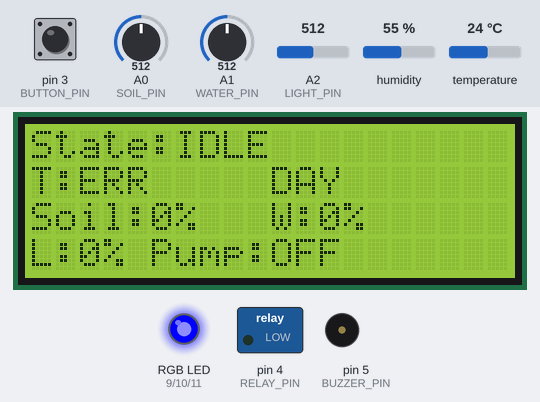
The sketch below on a simulated Arduino Uno, built with avr-gcc and run on an emulated ATmega328P. On the bench: 20×4 character LCD, switched loads named in the sketch (green lamp = pin HIGH), an RGB LED mixed from three pins (HIGH = lit), buzzer (waves = sounding). The inputs (shaded band) are chosen by the test bench; at power-on: pin 3 (BUTTON_PIN) HIGH, A1 (WATER_PIN) = 512, A2 (LIGHT_PIN) = 512, A0 (SOIL_PIN) = 512, humidity 55 %, temperature 24 °C. What the sketch prints to the serial monitor is not drawn.

Above: at 1.6 s.
1.7 s: pin 3 (BUTTON_PIN) pulled LOW for 0.15 s
At 2.7 s:
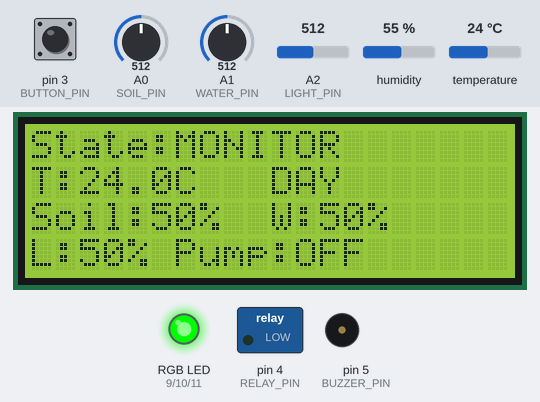
3.5 s: A1 (WATER_PIN) set to 264
At 5.2 s:
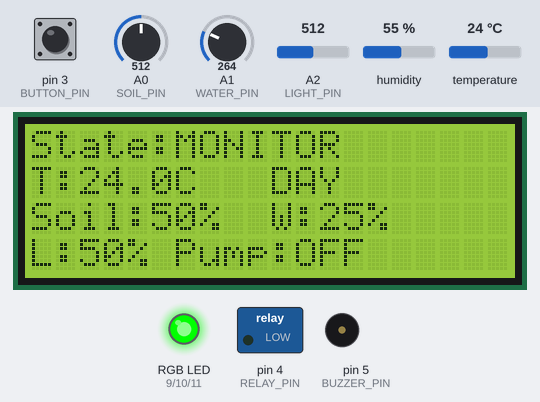
5.5 s: A1 (WATER_PIN) set to 240
At 6.27 s:
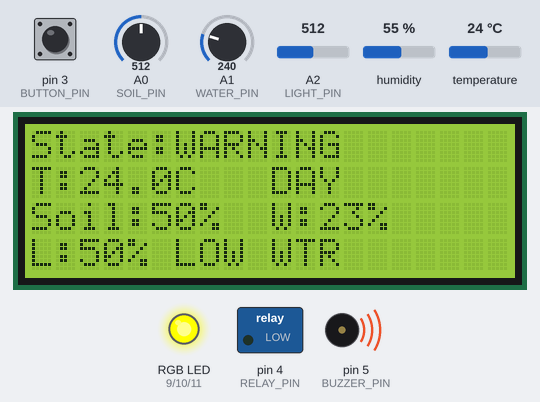
8.5 s: A1 (WATER_PIN) set to 113
At 9.9 s:
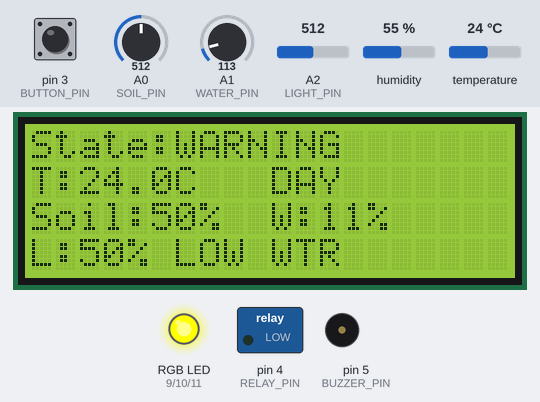
10.5 s: A1 (WATER_PIN) set to 93
At 11.16 s:
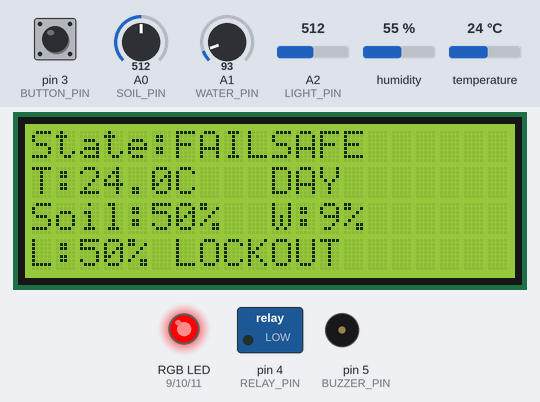
12.7 s: A2 (LIGHT_PIN) set to 306
At 13.92 s:
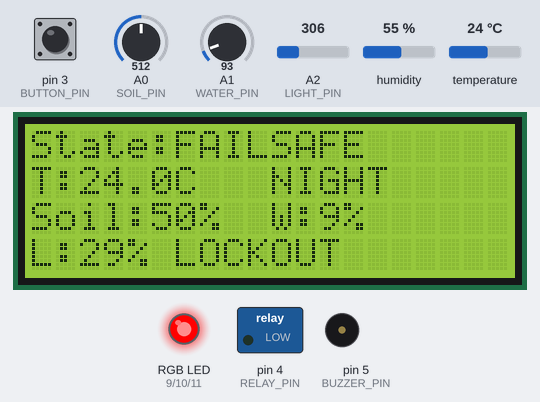
Timing chart, 0 to 16.1 s (numbered marks = the images above; inputs shaded):
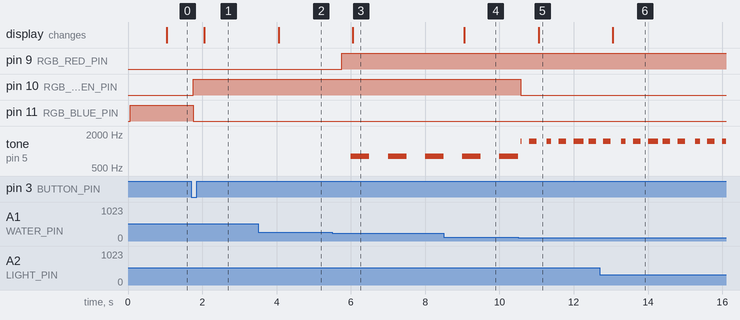

The sketch:

sketch.ino
```cpp
#include "Config.h"

// --------------------------------------------------
// Setup
// --------------------------------------------------
void setup() {
  Serial.begin(9600);

  dht.begin();

  lcd.init();
  lcd.backlight();

  pinMode(BUTTON_PIN, INPUT_PULLUP);

  pinMode(RELAY_PIN, OUTPUT);
  pinMode(BUZZER_PIN, OUTPUT);

  pinMode(RGB_RED_PIN, OUTPUT);
  pinMode(RGB_GREEN_PIN, OUTPUT);
  pinMode(RGB_BLUE_PIN, OUTPUT);

  digitalWrite(RELAY_PIN, RELAY_OFF);
  noTone(BUZZER_PIN);
  setRGB(false, false, true);

  lcd.setCursor(0, 0);
  lcd.print("A.I.U ADV FSM");
  lcd.setCursor(0, 1);
  lcd.print("Checkpoint 3/4");
  lcd.setCursor(0, 2);
  lcd.print("Press button");
  lcd.setCursor(0, 3);
  lcd.print("to start");

  Serial.println("A.I.U Advanced FSM Started");
  Serial.println("Initial State: IDLE");
}

// --------------------------------------------------
// Main Loop
// --------------------------------------------------
void loop() {
  unsigned long currentTime = millis();

  bool buttonPressedEvent = readButtonPressedEvent();

  // Adaptive polling rate based on state
  if (currentTime - lastSensorRead >= getSensorInterval()) {
    lastSensorRead = currentTime;
    readSensors();
    updateHysteresisFlags();
  }

  updateFSM(currentTime, buttonPressedEvent);
  applyStateOutputs(currentTime);

  if (currentTime - lastLcdUpdate >= LCD_INTERVAL) {
    lastLcdUpdate = currentTime;
    updateLCD();
    printSerialData();
  }
}
```

Button.ino
```cpp
bool readButtonPressedEvent() {
  bool reading = digitalRead(BUTTON_PIN);

  if (reading != lastButtonReading) {
    lastDebounceTime = millis();
  }

  bool pressedEvent = false;

  if ((millis() - lastDebounceTime) > DEBOUNCE_DELAY) {
    if (reading != stableButtonState) {
      stableButtonState = reading;

      if (stableButtonState == LOW) {
        pressedEvent = true;
      }
    }
  }

  lastButtonReading = reading;
  return pressedEvent;
}
```

Display.ino
```cpp
// --------------------------------------------------
// LCD Display
// --------------------------------------------------
void updateLCD() {
  lcd.clear();

  lcd.setCursor(0, 0);
  lcd.print("State:");
  lcd.print(getStateName(currentState));

  lcd.setCursor(0, 1);
  lcd.print("T:");
  if (!sensorsValid) {
    lcd.print("ERR");
  } else {
    lcd.print(temperatureC, 1);
    lcd.print("C");
  }

  lcd.setCursor(10, 1);
  lcd.print(isDay ? "DAY" : "NIGHT");

  lcd.setCursor(0, 2);
  lcd.print("Soil:");
  lcd.print(soilPercent);
  lcd.print("%");

  lcd.setCursor(10, 2);
  lcd.print("W:");
  lcd.print(waterPercent);
  lcd.print("%");

  lcd.setCursor(0, 3);
  lcd.print("L:");
  lcd.print(lightPercent);
  lcd.print("% ");

  if (currentState == WARNING) {
    if (irrigationTimedOut) {
      lcd.print("TIMEOUT");
    } else if (waterLow) {
      lcd.print("LOW WTR");
    } else {
      lcd.print("HEAT/DRY");
    }
  }
  else if (currentState == FAILSAFE) {
    lcd.print("LOCKOUT");
  }
  else {
    lcd.print("Pump:");
    lcd.print(currentState == IRRIGATING ? "ON" : "OFF");
  }
}

// --------------------------------------------------
// Serial Monitor Output
// --------------------------------------------------
void printSerialData() {
  Serial.println("----------------------------");

  Serial.print("State: ");
  Serial.println(getStateName(currentState));

  Serial.print("Temperature: ");
  if (!sensorsValid) {
    Serial.println("ERROR");
  } else {
    Serial.print(temperatureC);
    Serial.println(" C");
  }

  Serial.print("Light: ");
  Serial.print(lightPercent);
  Serial.print("% | ");
  Serial.println(isDay ? "DAY" : "NIGHT");

  Serial.print("Soil: ");
  Serial.print(soilPercent);
  Serial.print("% | Dry: ");
  Serial.print(soilDry ? "YES" : "NO");
  Serial.print(" | Severe Dry: ");
  Serial.println(soilSeverelyDry ? "YES" : "NO");

  Serial.print("Water: ");
  Serial.print(waterPercent);
  Serial.print("% | Low: ");
  Serial.print(waterLow ? "YES" : "NO");
  Serial.print(" | Failsafe: ");
  Serial.println(waterFailsafe ? "YES" : "NO");

  Serial.print("Temp High: ");
  Serial.print(tempHigh ? "YES" : "NO");
  Serial.print(" | Temp Warning: ");
  Serial.println(tempWarning ? "YES" : "NO");

  Serial.print("Warning Acknowledged: ");
  Serial.println(warningAcknowledged ? "YES" : "NO");

  Serial.print("Irrigation Timed Out: ");
  Serial.println(irrigationTimedOut ? "YES" : "NO");

  Serial.print("Sensor Interval: ");
  Serial.print(getSensorInterval());
  Serial.println(" ms");
}
```

FSM.ino
```cpp
// --------------------------------------------------
// Helper Logic Functions
// --------------------------------------------------
bool irrigationDemandActive() {
  return soilDry && tempHigh && !waterLow && !waterFailsafe && sensorsValid;
}

bool severeHeatDryWarningActive() {
  return tempWarning && soilSeverelyDry;
}

// --------------------------------------------------
// FSM Update Logic
// --------------------------------------------------
void updateFSM(unsigned long currentTime, bool buttonPressedEvent) {

  // Start system from IDLE
  if (currentState == IDLE) {
    if (buttonPressedEvent) {
      warningAcknowledged = false;
      irrigationTimedOut = false;
      changeState(MONITORING);
    }
    return;
  }

  // Manual reset from FAILSAFE only when water is safely recovered
  if (currentState == FAILSAFE) {
    if (buttonPressedEvent && sensorsValid && waterPercent >= WATER_FAILSAFE_OFF) {
      waterFailsafe = false;
      warningAcknowledged = false;
      irrigationTimedOut = false;
      changeState(IDLE);
    }
    return;
  }

  // Universal failsafe rule
  if (!sensorsValid || waterFailsafe) {
    if (currentState != FAILSAFE) {
      changeState(FAILSAFE);
    }
    return;
  }

  switch (currentState) {

    case MONITORING:
      warningAcknowledged = false;

      if (waterLow) {
        changeState(WARNING);
      }
      else if (severeHeatDryWarningActive()) {
        changeState(WARNING);
      }
      else if (irrigationDemandActive() && irrigationCooldownFinished(currentTime)) {
        changeState(IRRIGATING);
      }
      break;

    case IRRIGATING:
      // Low-water pump lockout
      if (waterLow) {
        changeState(WARNING);
      }
      else if (severeHeatDryWarningActive()) {
        changeState(WARNING);
      }
      else if (currentTime - stateStartTime >= IRRIGATION_TIMEOUT) {
        irrigationTimedOut = true;
        lastIrrigationEndTime = currentTime;
        changeState(WARNING);
      }
      else if (!soilDry) {
        lastIrrigationEndTime = currentTime;
        changeState(MONITORING);
      }
      break;

    case WARNING:
      // Manual warning acknowledge: mutes buzzer but stays in WARNING if the risk is still active
      if (buttonPressedEvent) {
        warningAcknowledged = true;

        // Timeout can only be cleared if irrigation demand is no longer active
        if (irrigationTimedOut &&
            !waterLow &&
            !severeHeatDryWarningActive() &&
            !irrigationDemandActive()) {
          irrigationTimedOut = false;
          changeState(MONITORING);
          return;
        }
      }

      // Auto-clear warning only for non-timeout warnings when conditions become safe
      if (!waterLow && !severeHeatDryWarningActive() && !irrigationTimedOut) {
        warningAcknowledged = false;
        changeState(MONITORING);
      }
      break;

    case FAILSAFE:
      // Handled above
      break;

    case IDLE:
      // Handled above
      break;
  }
}

// --------------------------------------------------
// Cooldown Helper
// --------------------------------------------------
bool irrigationCooldownFinished(unsigned long currentTime) {
  return currentTime - lastIrrigationEndTime >= IRRIGATION_COOLDOWN;
}

// --------------------------------------------------
// Change State Helper
// --------------------------------------------------
void changeState(SystemState newState) {
  if (currentState != newState) {
    currentState = newState;
    stateStartTime = millis();

    if (newState == WARNING) {
      warningAcknowledged = false;
    }

    Serial.print("State changed to: ");
    Serial.println(getStateName(currentState));
  }
}

// --------------------------------------------------
// State Name Helper
// --------------------------------------------------
const char* getStateName(SystemState state) {
  switch (state) {
    case IDLE:
      return "IDLE";

    case MONITORING:
      return "MONITOR";

    case IRRIGATING:
      return "IRRIGATE";

    case WARNING:
      return "WARNING";

    case FAILSAFE:
      return "FAILSAFE";

    default:
      return "UNKNOWN";
  }
}
```

Outputs.ino
```cpp
// --------------------------------------------------
// Apply State Outputs
// --------------------------------------------------
void applyStateOutputs(unsigned long currentTime) {
  switch (currentState) {

    case IDLE:
      digitalWrite(RELAY_PIN, RELAY_OFF);
      noTone(BUZZER_PIN);
      setRGB(false, false, true); // Blue
      break;

    case MONITORING:
      digitalWrite(RELAY_PIN, RELAY_OFF);
      noTone(BUZZER_PIN);
      setRGB(false, true, false); // Green
      break;

    case IRRIGATING:
      // Safety backup: pump cannot run if water is low/failsafe
      if (!waterLow && !waterFailsafe && sensorsValid) {
        digitalWrite(RELAY_PIN, RELAY_ON);
      } else {
        digitalWrite(RELAY_PIN, RELAY_OFF);
      }

      noTone(BUZZER_PIN);
      setRGB(false, true, true); // Cyan
      break;

    case WARNING:
      digitalWrite(RELAY_PIN, RELAY_OFF);
      setRGB(true, true, false); // Yellow

      if (warningAcknowledged) {
        noTone(BUZZER_PIN);
      } else {
        // Slow warning beep
        if ((currentTime / 500) % 2 == 0) {
          tone(BUZZER_PIN, 800);
        } else {
          noTone(BUZZER_PIN);
        }
      }
      break;

    case FAILSAFE:
      digitalWrite(RELAY_PIN, RELAY_OFF);
      setRGB(true, false, false); // Red

      // Fast critical beep
      if ((currentTime / 200) % 2 == 0) {
        tone(BUZZER_PIN, 1500);
      } else {
        noTone(BUZZER_PIN);
      }
      break;
  }
}

// --------------------------------------------------
// RGB Helper
// Common cathode RGB:
// HIGH = colour ON
// LOW  = colour OFF
// --------------------------------------------------
void setRGB(bool red, bool green, bool blue) {
  digitalWrite(RGB_RED_PIN, red ? HIGH : LOW);
  digitalWrite(RGB_GREEN_PIN, green ? HIGH : LOW);
  digitalWrite(RGB_BLUE_PIN, blue ? HIGH : LOW);
}
```

Sensors.ino
```cpp
// --------------------------------------------------
// Adaptive Polling Rate
// --------------------------------------------------
unsigned long getSensorInterval() {
  switch (currentState) {
    case IDLE:
      return 2000;   // Slow checks while idle

    case MONITORING:
      return 1000;   // Normal checking

    case IRRIGATING:
      return 500;    // Faster checking while pump is active

    case WARNING:
      return 300;    // Fast checks during warning

    case FAILSAFE:
      return 250;    // Fast safety checks

    default:
      return 1000;
  }
}

// --------------------------------------------------
// Read Sensors
// --------------------------------------------------
void readSensors() {
  float tempReading = dht.readTemperature();

  if (isnan(tempReading) || tempReading < MIN_VALID_TEMP || tempReading > MAX_VALID_TEMP) {
    sensorsValid = false;
  } else {
    sensorsValid = true;
    temperatureC = tempReading;
  }

  soilRaw = analogRead(SOIL_PIN);
  waterRaw = analogRead(WATER_PIN);
  lightRaw = analogRead(LIGHT_PIN);

  soilPercent = map(soilRaw, 0, 1023, 0, 100);
  waterPercent = map(waterRaw, 0, 1023, 0, 100);
  lightPercent = map(lightRaw, 0, 1023, 0, 100);

  soilPercent = constrain(soilPercent, 0, 100);
  waterPercent = constrain(waterPercent, 0, 100);
  lightPercent = constrain(lightPercent, 0, 100);
}

// --------------------------------------------------
// Hysteresis Logic
// --------------------------------------------------
void updateHysteresisFlags() {

  // Day/night hysteresis
  if (!isDay && lightPercent > DAY_ON_THRESHOLD) {
    isDay = true;
  }
  else if (isDay && lightPercent < NIGHT_ON_THRESHOLD) {
    isDay = false;
  }

  // Soil dry hysteresis
  if (!soilDry && soilPercent < SOIL_DRY_ON) {
    soilDry = true;
  }
  else if (soilDry && soilPercent > SOIL_DRY_OFF) {
    soilDry = false;
  }

  // Severe dryness hysteresis
  if (!soilSeverelyDry && soilPercent < SOIL_SEVERE_DRY_ON) {
    soilSeverelyDry = true;
  }
  else if (soilSeverelyDry && soilPercent > SOIL_SEVERE_DRY_OFF) {
    soilSeverelyDry = false;
  }

  // Water low hysteresis
  if (!waterLow && waterPercent < WATER_LOW_ON) {
    waterLow = true;
  }
  else if (waterLow && waterPercent > WATER_LOW_OFF) {
    waterLow = false;
  }

  // Water failsafe hysteresis
  if (!waterFailsafe && waterPercent < WATER_FAILSAFE_ON) {
    waterFailsafe = true;
  }
  else if (waterFailsafe && waterPercent >= WATER_FAILSAFE_OFF) {
    waterFailsafe = false;
  }

  // Temperature thresholds depend on day/night
  float highOn;
  float highOff;
  float warnOn;
  float warnOff;

  if (isDay) {
    highOn = DAY_TEMP_HIGH_ON;
    highOff = DAY_TEMP_HIGH_OFF;
    warnOn = DAY_TEMP_WARNING_ON;
    warnOff = DAY_TEMP_WARNING_OFF;
  } else {
    highOn = NIGHT_TEMP_HIGH_ON;
    highOff = NIGHT_TEMP_HIGH_OFF;
    warnOn = NIGHT_TEMP_WARNING_ON;
    warnOff = NIGHT_TEMP_WARNING_OFF;
  }

  if (!tempHigh && temperatureC >= highOn) {
    tempHigh = true;
  }
  else if (tempHigh && temperatureC <= highOff) {
    tempHigh = false;
  }

  if (!tempWarning && temperatureC >= warnOn) {
    tempWarning = true;
  }
  else if (tempWarning && temperatureC <= warnOff) {
    tempWarning = false;
  }
}
```

Config.h
```cpp
#ifndef CONFIG_H
#define CONFIG_H

#include <DHT.h>
#include <Wire.h>
#include <LiquidCrystal_I2C.h>

// --------------------------------------------------
// Pin Definitions
// --------------------------------------------------
#define DHT_PIN 2
#define DHT_TYPE DHT22

const int BUTTON_PIN = 3;
const int RELAY_PIN  = 4;
const int BUZZER_PIN = 5;

const int RGB_RED_PIN   = 9;
const int RGB_GREEN_PIN = 10;
const int RGB_BLUE_PIN  = 11;

const int SOIL_PIN  = A0;
const int WATER_PIN = A1;
const int LIGHT_PIN = A2;

// --------------------------------------------------
// Objects
// --------------------------------------------------
DHT dht(DHT_PIN, DHT_TYPE);
LiquidCrystal_I2C lcd(0x27, 20, 4);

// --------------------------------------------------
// FSM States
// --------------------------------------------------
enum SystemState {
  IDLE,
  MONITORING,
  IRRIGATING,
  WARNING,
  FAILSAFE
};

SystemState currentState = IDLE;

// --------------------------------------------------
// Relay Logic
// If your relay works backwards, swap HIGH and LOW.
// --------------------------------------------------
const int RELAY_ON = HIGH;
const int RELAY_OFF = LOW;

// --------------------------------------------------
// Hysteresis Thresholds
// --------------------------------------------------

// Soil moisture:
// Lower percentage = drier soil
const int SOIL_DRY_ON  = 40;
const int SOIL_DRY_OFF = 50;

const int SOIL_SEVERE_DRY_ON  = 20;
const int SOIL_SEVERE_DRY_OFF = 30;

// Water level
const int WATER_LOW_ON  = 25;
const int WATER_LOW_OFF = 35;

const int WATER_FAILSAFE_ON  = 10;
const int WATER_FAILSAFE_OFF = 15;

// Light level
const int DAY_ON_THRESHOLD = 50;
const int NIGHT_ON_THRESHOLD = 35;

// Day temperature thresholds
const float DAY_TEMP_HIGH_ON  = 30.0;
const float DAY_TEMP_HIGH_OFF = 28.0;

const float DAY_TEMP_WARNING_ON  = 35.0;
const float DAY_TEMP_WARNING_OFF = 33.0;

// Night temperature thresholds
const float NIGHT_TEMP_HIGH_ON  = 28.0;
const float NIGHT_TEMP_HIGH_OFF = 26.0;

const float NIGHT_TEMP_WARNING_ON  = 32.0;
const float NIGHT_TEMP_WARNING_OFF = 30.0;

// Sensor validity range
const float MIN_VALID_TEMP = -10.0;
const float MAX_VALID_TEMP = 60.0;

// --------------------------------------------------
// Timing
// --------------------------------------------------
unsigned long lastSensorRead = 0;
unsigned long lastLcdUpdate = 0;
unsigned long stateStartTime = 0;
unsigned long lastIrrigationEndTime = 0;

const unsigned long LCD_INTERVAL = 1000;

const unsigned long IRRIGATION_TIMEOUT = 8000;
const unsigned long IRRIGATION_COOLDOWN = 5000;

// --------------------------------------------------
// Sensor Variables
// --------------------------------------------------
float temperatureC = 0.0;

int soilRaw = 0;
int waterRaw = 0;
int lightRaw = 0;

int soilPercent = 0;
int waterPercent = 0;
int lightPercent = 0;

bool sensorsValid = false;

// --------------------------------------------------
// Hysteresis / Latched Condition Flags
// --------------------------------------------------
bool isDay = true;

bool soilDry = false;
bool soilSeverelyDry = false;

bool waterLow = false;
bool waterFailsafe = false;

bool tempHigh = false;
bool tempWarning = false;

// --------------------------------------------------
// Warning / Reset Flags
// --------------------------------------------------
bool warningAcknowledged = false;
bool irrigationTimedOut = false;

// --------------------------------------------------
// Button Debounce Variables
// --------------------------------------------------
bool lastButtonReading = HIGH;
bool stableButtonState = HIGH;
unsigned long lastDebounceTime = 0;
const unsigned long DEBOUNCE_DELAY = 50;

#endif
```

Measured:
- the behaviour switches between 256 and 255 on A1 (WATER_PIN) (found by bisection; images 2 and 3)
- the behaviour switches between 103 and 102 on A1 (WATER_PIN) (found by bisection; images 4 and 5)
- after the input at 1.7 s, pin 10 (RGB_GREEN_PIN): LOW → HIGH after 0.05 s; pin 11 (RGB_BLUE_PIN): HIGH → LOW after 0.05 s; the display: changes after 0.36 s (image 1)
- after the input at 3.5 s, the display: changes after 0.55 s (image 2)
- after the input at 5.5 s, pin 9 (RGB_RED_PIN): LOW → HIGH after 0.25 s; tone on pin 5 (BUZZER_PIN): alternates 800 Hz for 0.50 s and silent for 0.50 s, starting after 0.50 s; the display: changes after 0.55 s (image 3)
- after the input at 8.5 s, the display: changes after 0.55 s (image 4)
- after the input at 10.5 s, pin 10 (RGB_GREEN_PIN): HIGH → LOW after 0.07 s; the display: changes after 0.55 s (image 5)
- after the input at 12.7 s, the display: changes after 0.36 s (image 6)
